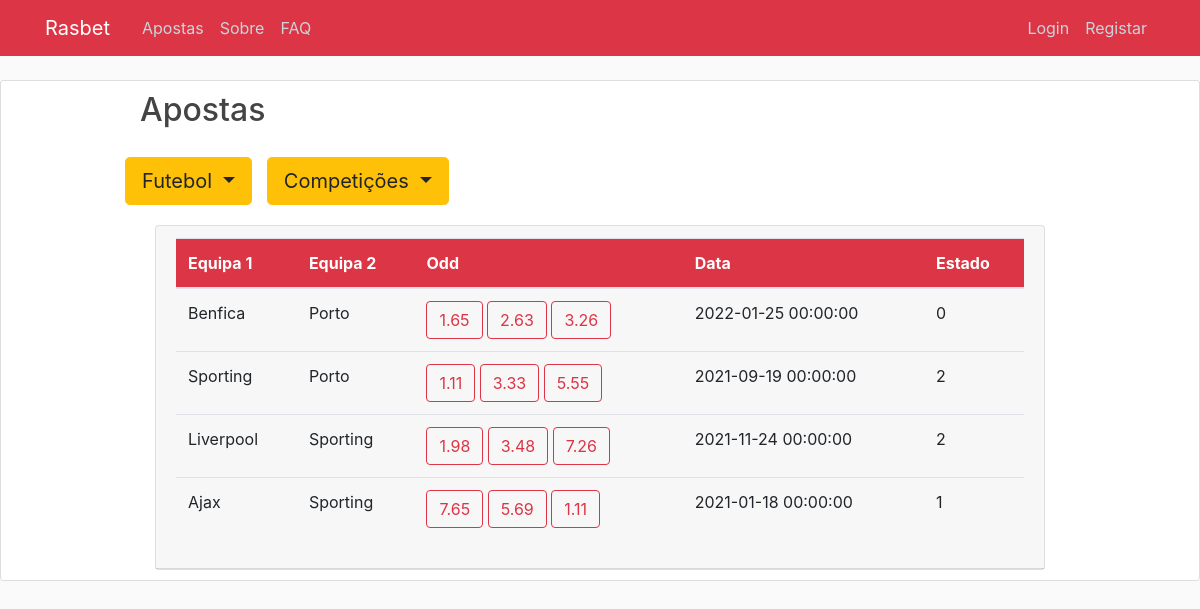
/bets/0/-1, run on the app's committed database.
### rasbet/models.py (models this page shows, shortened)
class Sport(db.Model):
    id = db.Column(db.Integer, primary_key = True, autoincrement=True)
    name = db.Column(db.String(120), unique = True, nullable = False)
    competitions = db.relationship("Competition")

class Event(db.Model):
    id = db.Column(db.Integer, primary_key = True, autoincrement=True)
    name = db.Column(db.String(50), nullable=False)
    start_date = db.Column(db.DateTime, nullable = False)
    state = db.Column(db.String(20), unique = False, nullable = False)
    competition_id = db.Column(db.Integer, db.ForeignKey('competition.id' ), nullable=False)
    odds = db.relationship("Odd")

class Participant(db.Model):
    id = db.Column(db.Integer, primary_key = True, autoincrement=True)
    name = db.Column(db.String(120), unique = True, nullable = False)
    odds = db.relationship("Odd")

class Odd(db.Model):
    id = db.Column(db.Integer, primary_key = True, autoincrement=True)
    value = db.Column(db.Float, unique = False, nullable = False)
    participant_id = db.Column(db.Integer, db.ForeignKey('participant.id' ), nullable = True)
    event_id = db.Column(db.Integer, db.ForeignKey('event.id' ), nullable=False)
    bo = db.relationship("BetOdd")

### rasbet/routes.py (the view)
@app.route("/bets/<sport_id>/<competition_id>")
def bets(sport_id, competition_id):
    balance = None
    symbol = None
    if current_user.is_authenticated:
        balance = round(Wallet.query.filter_by(user_id=current_user.id,currency_id=current_user.currency_fav).first().balance, 2)
        symbol = Currency.query.filter_by(id=current_user.currency_fav).first().symbol
    competition_name = None
    sports = Sport.query.all()
    events = []
    e = []
    sport_name = Sport.query.filter_by(id=sport_id).first().name
    competitions = Competition.query.filter_by(sport_id=sport_id).all()
    if competition_id == "-1":
        for c in competitions:
            e += Event.query.filter_by(competition_id=c.id).all()
    else:
        competition_name = Competition.query.filter_by(id=competition_id).first().name
        e = Event.query.filter_by(competition_id=competition_id).all()
    for ee in e:
        odd = Odd.query.filter_by(event_id=ee.id).all()
        p = []
        for o in odd:
            p.append(Participant.query.filter_by(id=o.participant_id).first())
        events.append([ee, odd, p])
    if current_user.is_authenticated:
        return render_template('bets_logged_in.html', title='Bets',
                               sport_id=sport_id, sport_name=sport_name, sports = sports,
                               competition_id=competition_id, competition_name=competition_name, competitions=competitions,
                               events = events, balance=balance, symbol=symbol)
    else:
        return render_template('bets_logged_out.html', title='Bets',
                               sport_id=sport_id, sport_name=sport_name, sports = sports,
                               competition_id=competition_id, competition_name=competition_name, competitions=competitions,
                               events = events, balance=balance, symbol=symbol)

### rasbet/templates/bets_logged_out.html (shortened to what this page needs)
{% extends "layout.html" %}
{% block content %}
<div class="col-md-10 mx-auto">
    <div class="content-wrapper">
        <h2>Apostas</h2>
        <section class="content-header" style="padding-top:20px ">
            <div class="row">
                <div class="col-2.5" style="align-self: flex-end;">
                    <div big class="dropdown">
                        <button class="btn btn-warning dropdown-toggle btn-lg" type="button" id="dropdownMenuButton"
                            data-toggle="dropdown" aria-haspopup="true" aria-expanded="false">
                            {{ sport_name }}
                        </button>
                    </div>
                </div>
                <div class="col-3" style="align-self: flex-end;">
                    <div big class="dropdown">
                        <button class="btn btn-warning dropdown-toggle btn-lg" type="button" id="dropdownMenuButton"
                            data-toggle="dropdown" aria-haspopup="true" aria-expanded="false">
                            {% if competition_id != "-1" %}
                            {{ competition_name }}
                            {% else %}
                            Competições
                            {% endif %}
                        </button>
                    </div>
                </div>
            </div>
        </section>
        <section class="content" style="padding-top:20px ">
            <div class="container-fluid">
                <div class="row-2">
                    <div class="card">
                        <div class="card-header">
                            <table class="table" size="padding: 8em">
                                {% if sport_id == "0" %}
                                <thead class="p-3 mb-2 bg-danger text-white">
                                    <tr>
                                        <th scope="col">Equipa 1</th>
                                        <th scope="col">Equipa 2</th>
                                        <th>Odd</th>
                                        <th scope="col">Data</th>
                                        <th scope="col">Estado</th>
                                    </tr>
                                </thead>
                                <tbody>
                                    {% for ee, odd, p in events %}
                                    <tr>
                                        <td>{{ p[0].name }}</td>
                                        <td>{{ p[2].name }}</td>
                                        <td>
                                            <button type="button" class="btn btn-outline-danger">
                                                {{ odd[0].value }}
                                            </button>
                                            <button type="button" class="btn btn-outline-danger">
                                                {{ odd[1].value }}
                                            </button>
                                            <button type="button" class="btn btn-outline-danger">
                                                {{ odd[2].value }}
                                            </button>
                                        </td>
                                        <td>{{ ee.start_date }}</td>
                                        <td>{{ ee.state }}</td>
                                    </tr>
                                    {% endfor %}
                                </tbody>
                                {% endif %}
                            </table>
                        </div>
                    </div>
                </div>
            </div>
        </section>
    </div>
</div>
{% endblock %}>

### rasbet/static/main.css (style rules this page uses)
body { background: #fafafa; color: #333333; margin-top: 5rem; }
h1, h2, h3, h4, h5, h6 { color: #444444; }

### data on the page
Sport: name "Futebol"
Event: name "Benfica", name "Porto", value "1.65", value "2.63", value "3.26", start_date "2022-01-25 00:00:00", state "0"
Event: name "Sporting", name "Porto", value "1.11", value "3.33", value "5.55", start_date "2021-09-19 00:00:00", state "2"
Event: name "Liverpool", name "Sporting", value "1.98", value "3.48", value "7.26", start_date "2021-11-24 00:00:00", state "2"
Event: name "Ajax", name "Sporting", value "7.65", value "5.69", value "1.11", start_date "2021-01-18 00:00:00", state "1"
